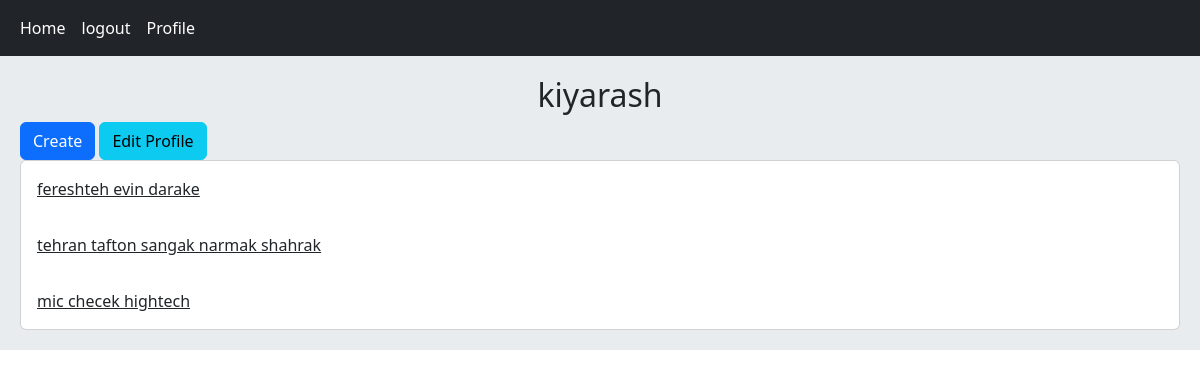
The app's page /account/profile/1/ (signed in) with its own data.
### home/models.py (models this page shows, shortened)
class Post(models.Model):
    user=models.ForeignKey(User,on_delete=models.CASCADE,related_name='posts')
    body=models.TextField()
    slug=models.SlugField()
    title=models.CharField(max_length=100,null=True,blank=True)
    created=models.DateTimeField(auto_now_add=True)
    updated=models.DateTimeField(auto_now=True)
    class Meta:
        ordering = ['-created','body']

### account/views.py (the view)
# urls.py: path('profile/<int:user_id>/',views.UserProfileView.as_view(),name='user_profile'),
class UserProfileView(LoginRequiredMixin,View):
    def get(self,request,user_id):
        is_following = False
        user=get_object_or_404(User,pk=user_id)
        posts = user.posts.all()
        relation = Relation.objects.filter(from_user=request.user, to_user=user).exists()
        if relation:
            is_following=True
        return render(request,'account/profile.html',{'user':user,'posts':posts,'is_following':is_following})

### account/templates/account/profile.html (shortened to what this page needs)
{% extends 'base.html' %}
{% block content %}
    <h2 class="text-center">{{ user.username }}</h2>
    {% if request.user.id == user.id %}
        <a href="{% url 'home:post_create' %}" class="btn btn-primary">Create</a>
        <a href="{% url 'account:edit_user' %}" class="btn btn-info">Edit Profile</a>
    {% endif %}
    <div class="card">
        {% for post in posts %}
            <a href="{% url 'home:post_detail' post.id post.slug %}" class="card-body">{{ post.body|truncatewords:5 }}</a>
        {% endfor %}
    </div>
{% endblock %}

### records on screen
Post: body "fereshteh evin darake"
Post: body "tehran tafton sangak narmak shahrak"
Post: body "mic checek hightech"

### other values on screen
{{ user.username }} "kiyarash"
